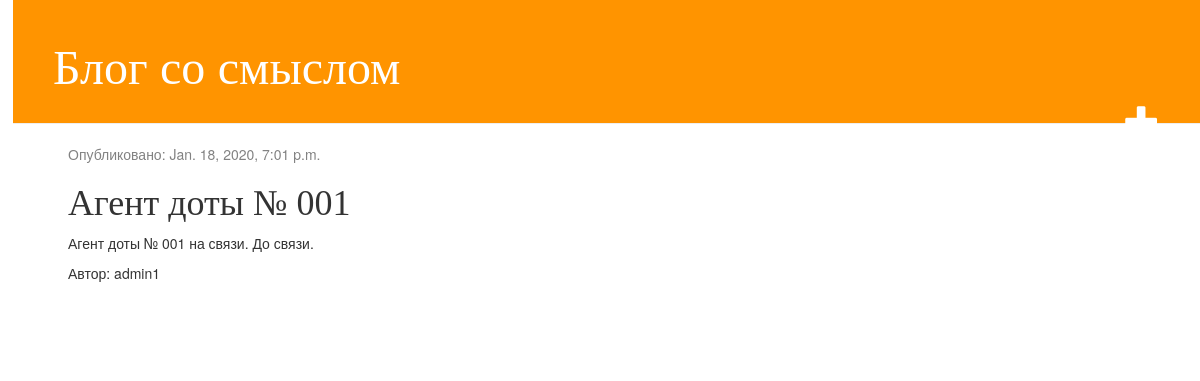
Screenshot of /post/3/ with the database file from the repository.
### blogapp/models.py (models this page shows, shortened)
class Post(models.Model):
    author = models.ForeignKey(settings.AUTH_USER_MODEL, on_delete=models.CASCADE)
    title = models.CharField(max_length=200)
    text = models.TextField()
    created_date = models.DateTimeField(default=timezone.now)
    published_date = models.DateTimeField(blank=True, null=True)

### blogapp/views.py (the view)
# urls.py: path('post/<int:pk>/', views.post_detail, name='post_detail'),
def post_detail(request, pk):
    post = get_object_or_404(Post, pk=pk)
    return render(request, 'blogapp/post_detail.html', {'post': post})

### blogapp/templates/blogapp/post_detail.html
{% extends 'blogapp/base.html' %}
{% block content %}
	<div class='post'>
		{% if post.published_date %}
			<div class='date'>
				<p>Опубликовано: {{ post.published_date }}</p>
			</div>
		{% endif %}
		<h1>{{ post.title }}</h1>
		<p>{{ post.text|linebreaksbr }}</p>
		<p>Автор: {{ post.author }}</p>
	</div>
{% endblock %}

### blogapp/static/css/blogapp.css (style rules this page uses)
body { padding-left: 13px; }
h1, h2, h3, h4 { font-family: 'Lobster', cursive; }
.date { color: #828282; }
.post { margin-bottom: 70px; }

### rows the page displays
Post: published_date "Jan. 18, 2020, 7:01 p.m.", title "Агент доты № 001", text "Агент доты № 001 на связи. До связи.", author "admin1"
